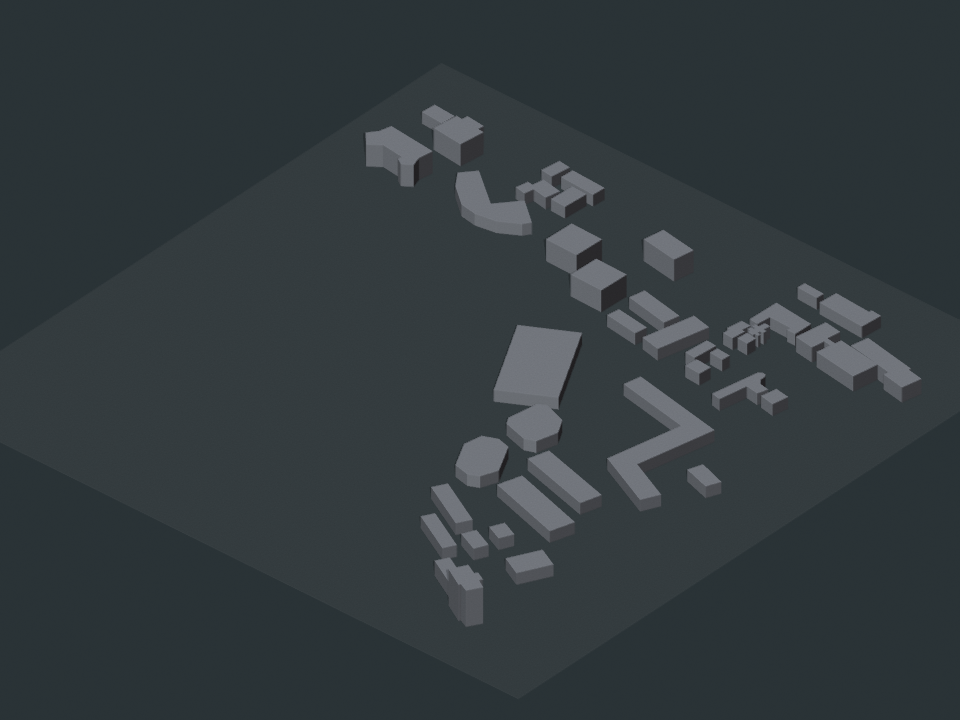
#> input picture test_artifacts/all-models/massing/osm-ordinary/test_osm-ordinary-r0c2-massing-canonical.png, 960 x 720 px, given in place of test_osm-ordinary-r0c1-massing-canonical.png, which was not available
$ python test_make_osm_ordinary_massing_contact_sheets.py
#> lines starting #> are read from the running program, lines starting #| are printed output that depends on the picture; pictures that were not available may be replaced by others from this repository, and a replacement may not be noted
"""把普通 OSM 建筑分块 Massing 预览拼成联系表。"""

from __future__ import annotations

import math
from pathlib import Path

from PIL import Image, ImageDraw, ImageFont


ROOT = Path(__file__).resolve().parents[1]
PREVIEW_DIR = ROOT / "test_artifacts/all-models/massing/osm-ordinary"
CHUNKS = [
    "r0c1",
    "r0c2",
    "r0c3",
    "r1c0",
    "r1c1",
    "r1c2",
    "r1c3",
    "r2c0",
    "r2c1",
    "r2c2",
    "r2c3",
    "r3c0",
    "r3c1",
    "r3c2",
]
THUMBNAIL = (360, 270)
LABEL_HEIGHT = 34
COLUMNS = 4


def load_font() -> ImageFont.ImageFont:
    for path in (
        "/System/Library/Fonts/Helvetica.ttc",
        "/System/Library/Fonts/Supplemental/Arial.ttf",
    ):
        if Path(path).exists():
            return ImageFont.truetype(path, 18)
    return ImageFont.load_default()


def build_sheet(direction: str) -> Path:
#> called with direction = 'canonical'
    rows = math.ceil(len(CHUNKS) / COLUMNS)
    sheet = Image.new(
        "RGB",
        (THUMBNAIL[0] * COLUMNS, (THUMBNAIL[1] + LABEL_HEIGHT) * rows),
        "#15191c",
    )
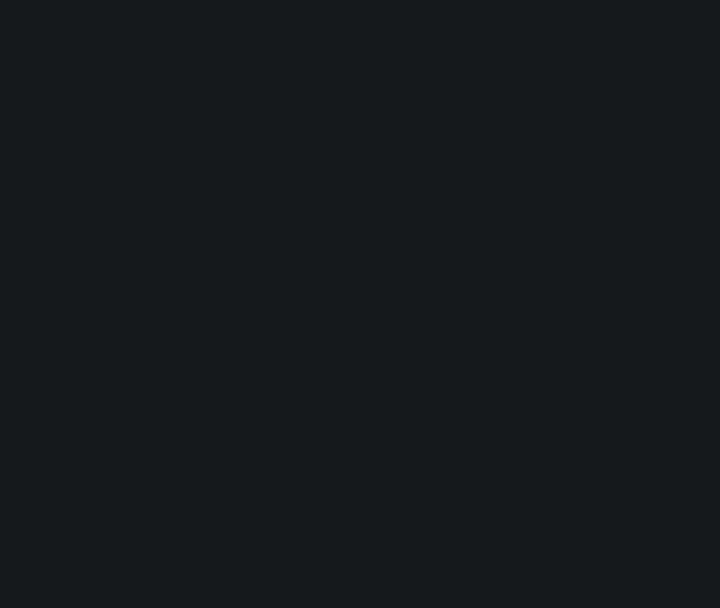
#> sheet: PIL image 1440x1216 RGB (shown at 1/2 size); mean R, G, B 21, 25, 28
    draw = ImageDraw.Draw(sheet)
    font = load_font()
    for index, chunk_id in enumerate(CHUNKS):
        path = (
            PREVIEW_DIR
            / f"test_osm-ordinary-{chunk_id}-massing-{direction}.png"
        )
        image = Image.open(path).convert("RGB")
        image.thumbnail(THUMBNAIL, Image.Resampling.LANCZOS)
#> image: PIL image 360x270 RGB
        column = index % COLUMNS
        row = index // COLUMNS
        cell_x = column * THUMBNAIL[0]
        cell_y = row * (THUMBNAIL[1] + LABEL_HEIGHT)
        image_x = cell_x + (THUMBNAIL[0] - image.width) // 2
#> image_x = 0
        image_y = cell_y + (THUMBNAIL[1] - image.height) // 2
#> image_y = 0
        sheet.paste(image, (image_x, image_y))
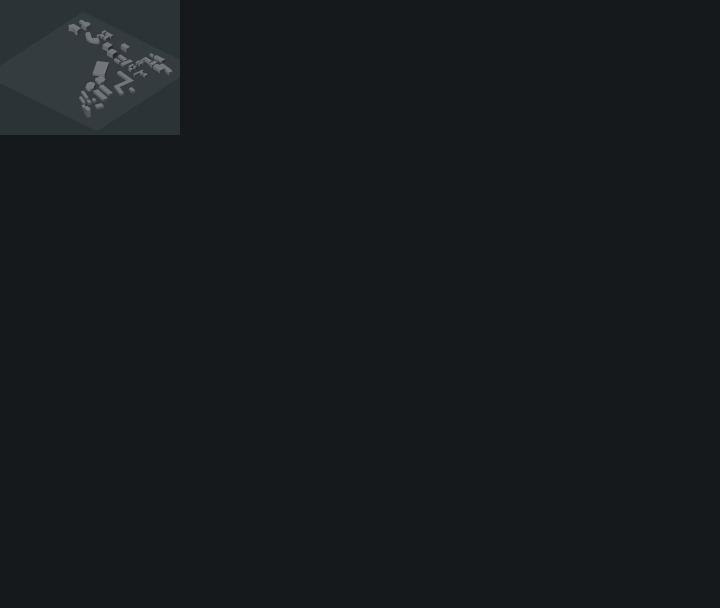
#> sheet: PIL image 1440x1216 RGB (shown at 1/2 size); mean R, G, B 22.7, 26.9, 29.9
        draw.text(
            (cell_x + 10, cell_y + THUMBNAIL[1] + 6),
            chunk_id,
            fill="#f0eee8",
            font=font,
        )
    output = (
        PREVIEW_DIR
        / f"test_osm-ordinary-massing-{direction}-contact-sheet.png"
    )
    sheet.save(output, optimize=True)
    return output


for preview_direction in ("canonical", "side"):
#> (the run stopped early here; a loop or call above may not have finished)

$ run again, on test_artifacts/all-models/massing/osm-ordinary/test_osm-ordinary-r1c3-massing-canonical.png
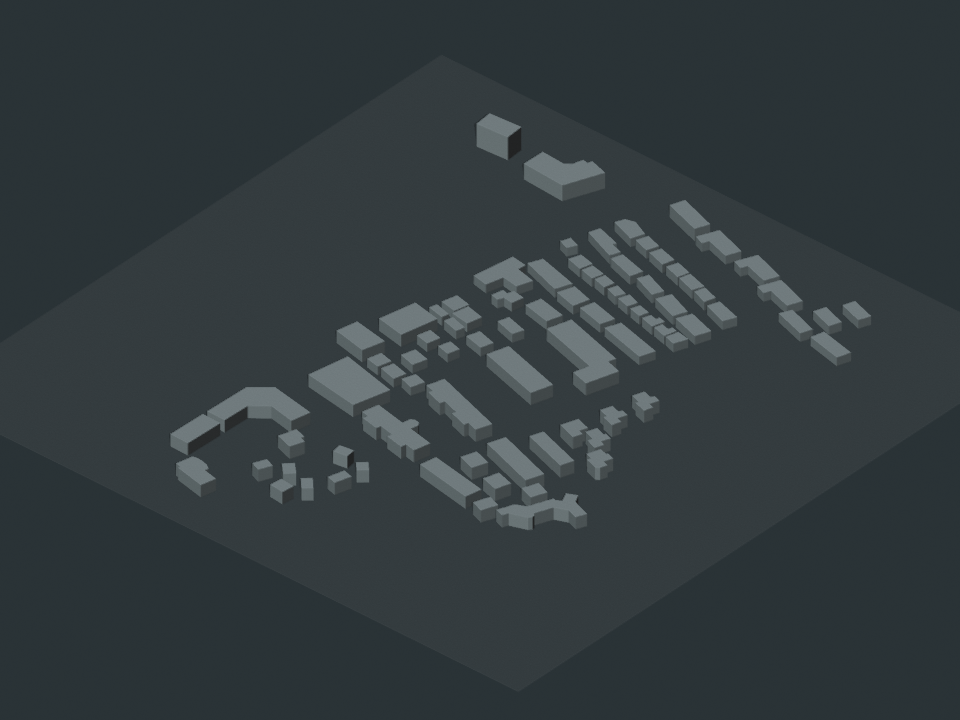
#> input picture test_artifacts/all-models/massing/osm-ordinary/test_osm-ordinary-r1c3-massing-canonical.png, 960 x 720 px, given in place of test_osm-ordinary-r0c1-massing-canonical.png, which was not available
#> in build_sheet, `sheet.paste(image, (image_x, image_y))`:
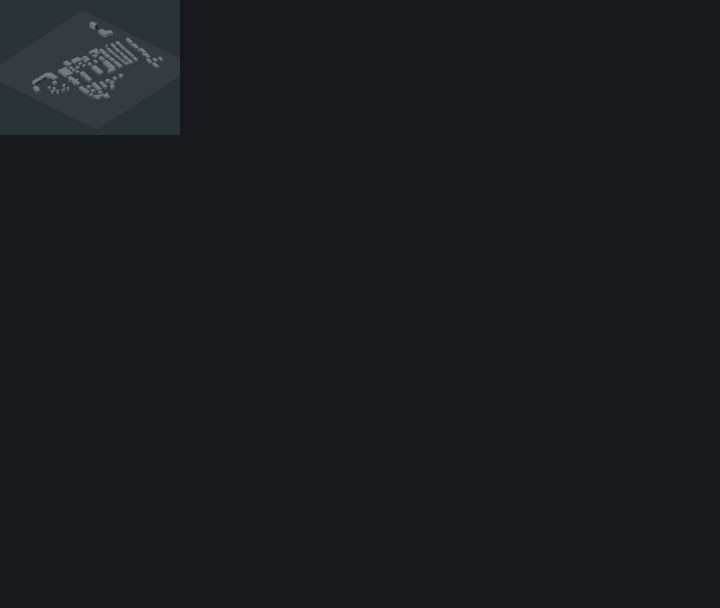
#> sheet: PIL image 1440x1216 RGB (shown at 1/2 size); mean R, G, B 22.7, 26.9, 29.9

$ run again, on test_artifacts/all-models/massing/osm-ordinary/test_osm-ordinary-r2c1-massing-side.png
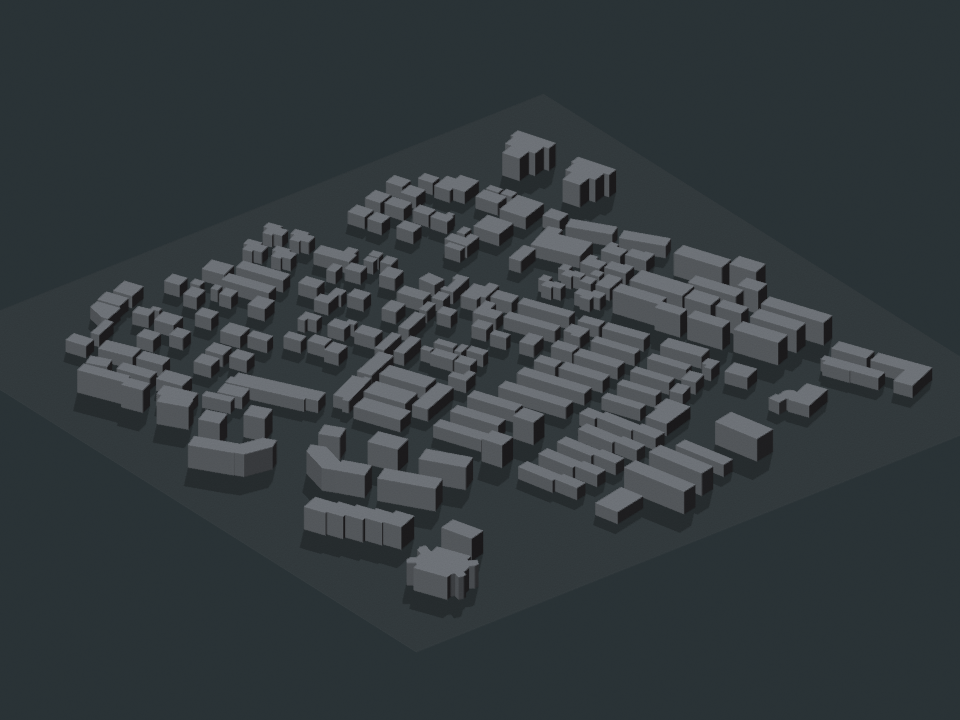
#> input picture test_artifacts/all-models/massing/osm-ordinary/test_osm-ordinary-r2c1-massing-side.png, 960 x 720 px, given in place of test_osm-ordinary-r0c1-massing-canonical.png, which was not available
#> in build_sheet, `sheet.paste(image, (image_x, image_y))`:
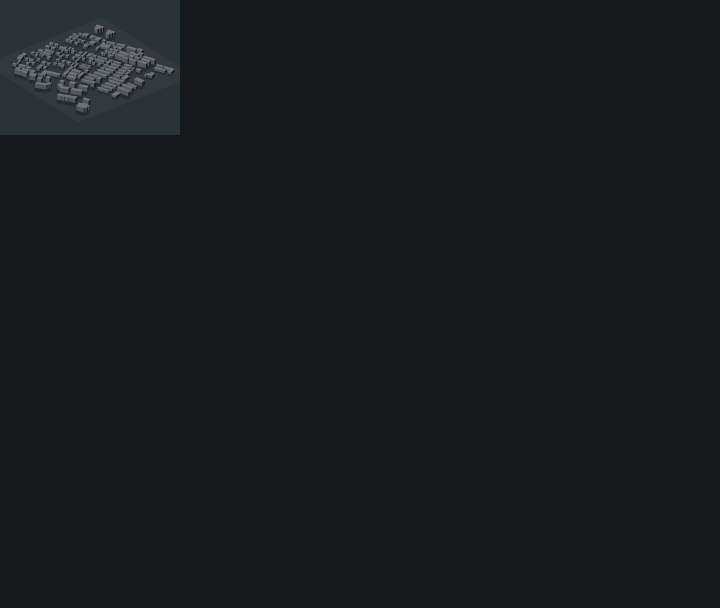
#> sheet: PIL image 1440x1216 RGB (shown at 1/2 size); mean R, G, B 22.7, 26.9, 29.9
